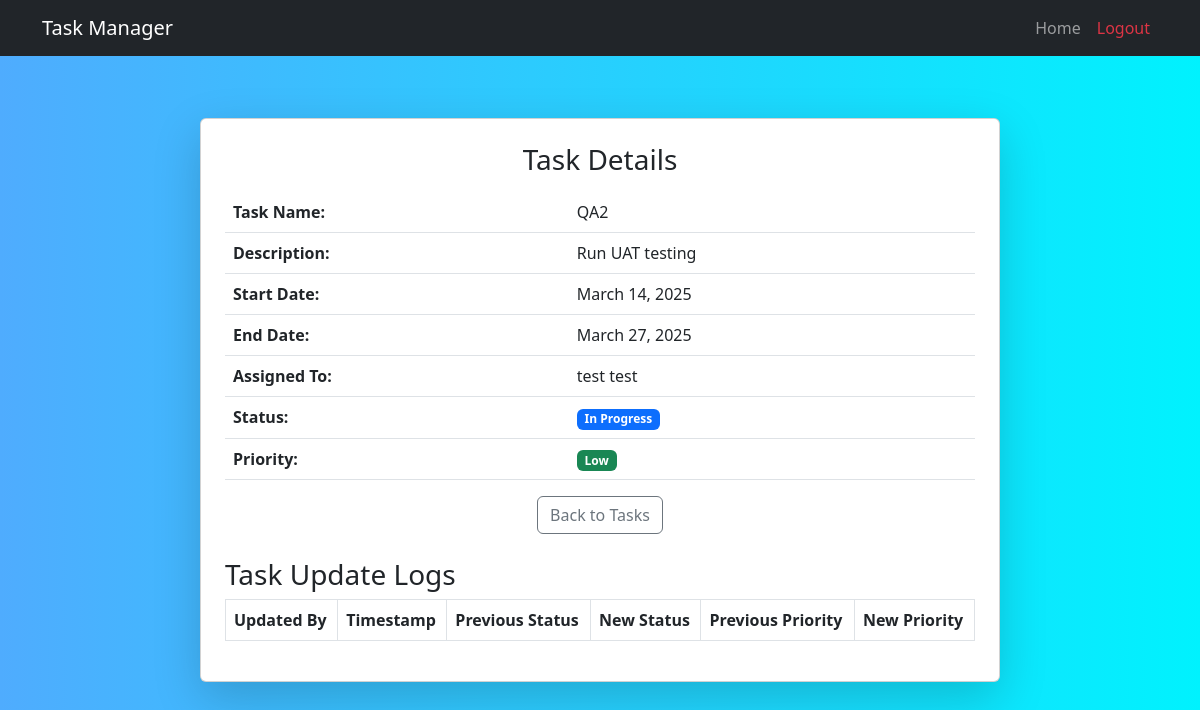
Page /task/2/ (signed in) on the earlier database version.
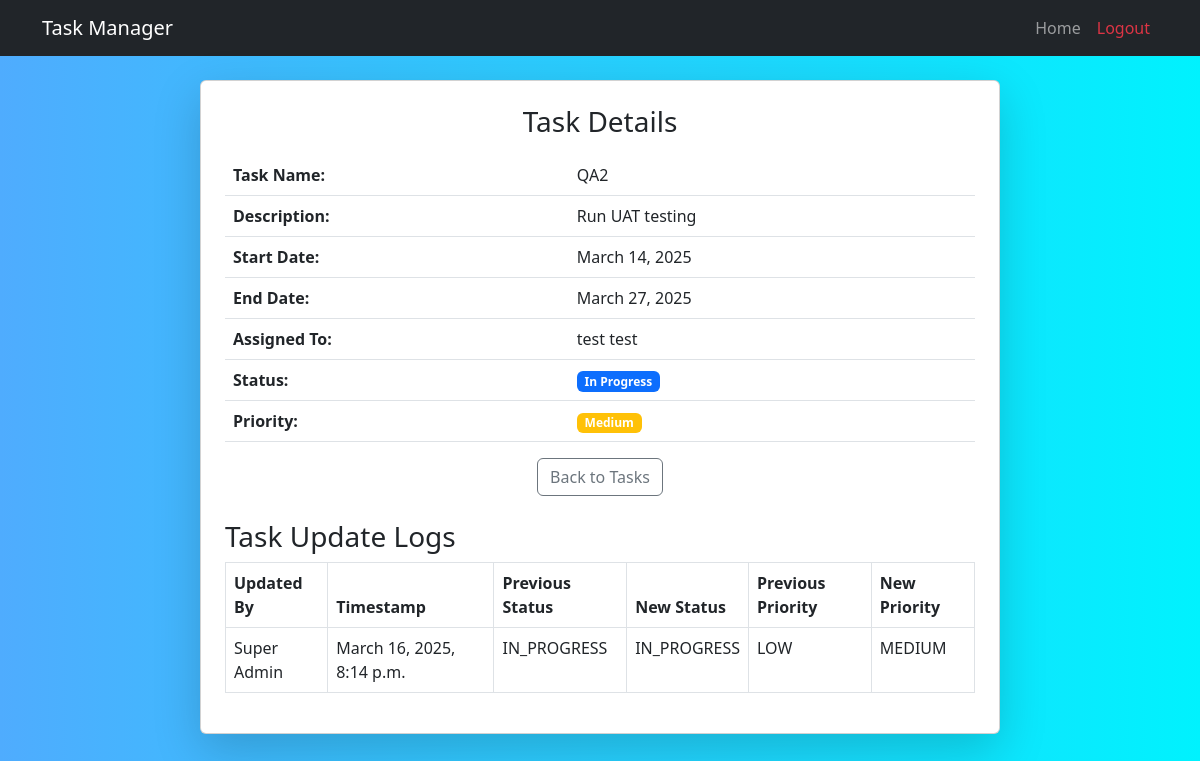
Same page on the later database version.
### tasks/models.py (models this page shows, shortened)
class Task(models.Model):
    STATUS_CHOICES = [
        ('TODO', 'To Do'),
        ('IN_PROGRESS', 'In Progress'),
        ('BLOCKED', 'Blocked'),
        ('DONE', 'Done'),
    ]
    PRIORITY_CHOICES = [
        ('HIGH', 'High'),
        ('MEDIUM', 'Medium'),
        ('LOW', 'Low'),
    ]
    name = models.CharField(max_length=255)
    description = models.TextField()
    start_date = models.DateField()
    end_date = models.DateField()
    assigned_to = models.ForeignKey(CustomUser, on_delete=models.CASCADE)
    status = models.CharField(max_length=20, choices=STATUS_CHOICES, default='TODO')
    priority = models.CharField(max_length=10, choices=PRIORITY_CHOICES, default='MEDIUM')

class CustomUser(AbstractUser):
    ROLE_CHOICES = [
        ('superadmin', 'Super Admin'),
        ('admin', 'Admin'),
        ('user', 'User'),
    ]
    role = models.CharField(max_length=20, choices=ROLE_CHOICES, default='user')

class TaskLog(models.Model):
    task = models.ForeignKey(Task, on_delete=models.CASCADE)
    updated_by = models.ForeignKey(CustomUser, on_delete=models.CASCADE)
    timestamp = models.DateTimeField(auto_now_add=True)
    previous_status = models.CharField(max_length=20, choices=Task.STATUS_CHOICES)
    new_status = models.CharField(max_length=20, choices=Task.STATUS_CHOICES)
    previous_priority = models.CharField(max_length=10, choices=Task.PRIORITY_CHOICES)
    new_priority = models.CharField(max_length=10, choices=Task.PRIORITY_CHOICES)

### tasks/views.py (the view)
# urls.py: path('task/<int:task_id>/', task_detail, name='task_detail'),
@login_required
def task_detail(request, task_id):
    task = get_object_or_404(Task, id=task_id)
    return render(request, 'tasks/view_task.html', {'task': task})

### tasks/templates/tasks/view_task.html (shortened to what this page needs)
{% extends 'tasks/base.html' %}
{% block content %}
<div class="container d-flex justify-content-center align-items-center" style="min-height: 80vh;">
    <div class="card shadow-lg p-4" style="width: 800px;">
        <h3 class="text-center mb-3">Task Details</h3>
        <table class="table">
            <tbody>
                <tr>
                    <th>Task Name:</th>
                    <td>{{ task.name }}</td>
                </tr>
                <tr>
                    <th>Description:</th>
                    <td>{{ task.description }}</td>
                </tr>
                <tr>
                    <th>Start Date:</th>
                    <td>{{ task.start_date }}</td>
                </tr>
                <tr>
                    <th>End Date:</th>
                    <td>{{ task.end_date }}</td>
                </tr>
                <tr>
                    <th>Assigned To:</th>
                    <td>{{ task.assigned_to.first_name }} {{ task.assigned_to.last_name }}</td>
                </tr>
                <tr>
                    <th>Status:</th>
                    <td>
                        <span class="badge
                            {% if task.status == 'TODO' %}bg-secondary
                            {% elif task.status == 'IN_PROGRESS' %}bg-primary
                            {% elif task.status == 'BLOCKED' %}bg-danger
                            {% elif task.status == 'DONE' %}bg-success
                            {% endif %}">
                            {{ task.get_status_display }}
                        </span>
                    </td>
                </tr>
                <tr>
                    <th>Priority:</th>
                    <td>
                        <span class="badge
                            {% if task.priority == 'HIGH' %}bg-danger
                            {% elif task.priority == 'MEDIUM' %}bg-warning
                            {% elif task.priority == 'LOW' %}bg-success
                            {% endif %}">
                            {{ task.get_priority_display }}
                        </span>
                    </td>
                </tr>
            </tbody>
        </table>
        <div class="text-center">
            <a href="{% url 'manage_tasks' %}" class="btn btn-outline-secondary">Back to Tasks</a>
        </div>
        <h3 class="mt-4">Task Update Logs</h3>
        <table class="table table-bordered">
            <thead>
                <tr>
                    <th>Updated By</th>
                    <th>Timestamp</th>
                    <th>Previous Status</th>
                    <th>New Status</th>
                    <th>Previous Priority</th>
                    <th>New Priority</th>
                </tr>
            </thead>
            <tbody>
                {% for log in task.tasklog_set.all %}
                <tr>
                    <td>{{ log.updated_by.first_name }} {{ log.updated_by.last_name }}</td>
                    <td>{{ log.timestamp }}</td>
                    <td>{{ log.previous_status }}</td>
                    <td>{{ log.new_status }}</td>
                    <td>{{ log.previous_priority }}</td>
                    <td>{{ log.new_priority }}</td>
                </tr>
                {% endfor %}
            </tbody>
        </table>
    </div>
</div>
{% endblock %}

### tasks/templates/tasks/base.html (shortened to what this page needs)
<!DOCTYPE html>
<html lang="en">
<head>
    <link rel="stylesheet" href="https://cdn.jsdelivr.net/npm/bootstrap@5.3.0/dist/css/bootstrap.min.css">
</head>
<body>
    <nav class="navbar navbar-expand-lg navbar-dark bg-dark">
        <div class="container">
            <a class="navbar-brand" href="{% url 'home' %}">Task Manager</a>
            <div class="collapse navbar-collapse" id="navbarNav">
                <ul class="navbar-nav ms-auto">
                    {% if user.is_authenticated %}
                        <li class="nav-item"><a class="nav-link" href="{% url 'home' %}">Home</a></li>
                        <li class="nav-item"><a class="nav-link text-danger" href="{% url 'logout' %}">Logout</a></li>
                    {% else %}
                        <li class="nav-item"><a class="nav-link" href="{% url 'login' %}">Login</a></li>
                        <li class="nav-item"><a class="nav-link" href="{% url 'register' %}">Register</a></li>
                    {% endif %}
                </ul>
            </div>
        </div>
    </nav>
    <div class="container mt-4">
        {% block content %}{% endblock %}
    </div>
</body>
</html>

### tasks/templates/tasks/base.html (style rules this page uses)
body { background: linear-gradient(to right, #4facfe, #00f2fe); min-height: 100vh; }

Differences in the rows shown:
changed Task "QA2": priority "Low" → "Medium"
added TaskLog: updated_by.first_name "Super", updated_by.last_name "Admin", timestamp "March 16, 2025, 8:14 p.m.", previous_status "IN_PROGRESS", new_status "IN_PROGRESS", previous_priority "LOW", new_priority "MEDIUM"
